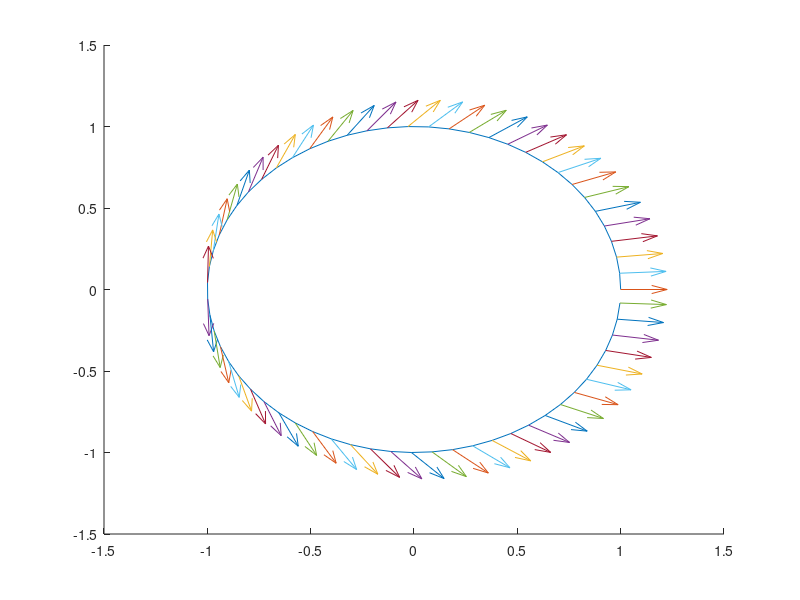

The MATLAB source for this figure:
close all; clear all;
figure; hold on;
plot(cos(0:0.1:2*pi), sin(0:0.1:2*pi));
for tau = 0:0.1:2*pi
    I = [cos(tau); sin(tau)];
    n_hat = I/4;
    ObsXf = [1;0];

    th = atan2([0 0 1]*cross([ObsXf;0],[n_hat;0]),dot(n_hat,ObsXf)) / 2;
    R = [cos(th) sin(th); -sin(th) cos(th)];
    
    n_hat = R* n_hat;
    quiver(I(1),I(2),n_hat(1),n_hat(2));
end
% 
% n_hat = [0;-1];
% ObsXf = [1;0];
% th = atan2([0 0 1]*cross([ObsXf;0],[n_hat;0]),dot(n_hat,ObsXf))